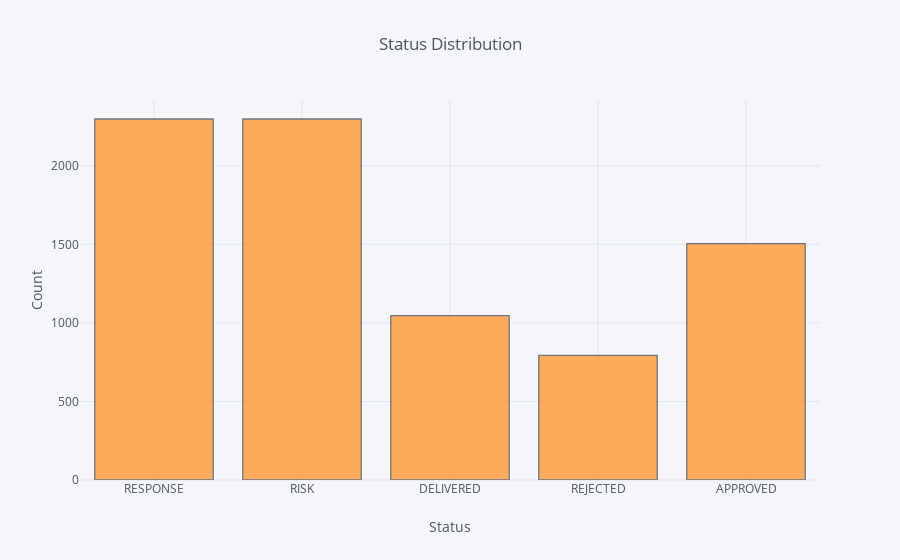

Write notebook code for a chart like this one.
### Markdown cell above
### Portfolio Status

### Code cell
#Check status distribution 
df_status = df['Estatus']
df_status.iplot(kind='hist', xTitle='Status', yTitle='Count', title='Status Distribution')

### Figure 1 — Plotly figure (JSON) as saved in the notebook; plotly's stock layout.template omitted (floating-point values rounded to 4 significant figures; data arrays with more than 128 entries replaced by an {"elided": "..."} marker saying what was removed)
{"data": [{"histfunc": "count", "histnorm": "", "marker": {"color": "rgba(255, 153, 51, 1.0)", "line": {"color": "#4D5663", "width": 1.3}}, "name": "Estatus", "opacity": 0.8, "orientation": "v", "type": "histogram", "uid": "2c5631be-b202-4876-93ef-3de322903b57", "x": {"elided": "12756 str values"}}], "layout": {"barmode": "overlay", "legend": {"bgcolor": "#F5F6F9", "font": {"color": "#4D5663"}}, "paper_bgcolor": "#F5F6F9", "plot_bgcolor": "#F5F6F9", "title": {"font": {"color": "#4D5663"}, "text": "Status Distribution"}, "xaxis": {"gridcolor": "#E1E5ED", "showgrid": true, "tickfont": {"color": "#4D5663"}, "title": {"font": {"color": "#4D5663"}, "text": "Status"}, "zerolinecolor": "#E1E5ED"}, "yaxis": {"gridcolor": "#E1E5ED", "showgrid": true, "tickfont": {"color": "#4D5663"}, "title": {"font": {"color": "#4D5663"}, "text": "Count"}, "zerolinecolor": "#E1E5ED"}}}
